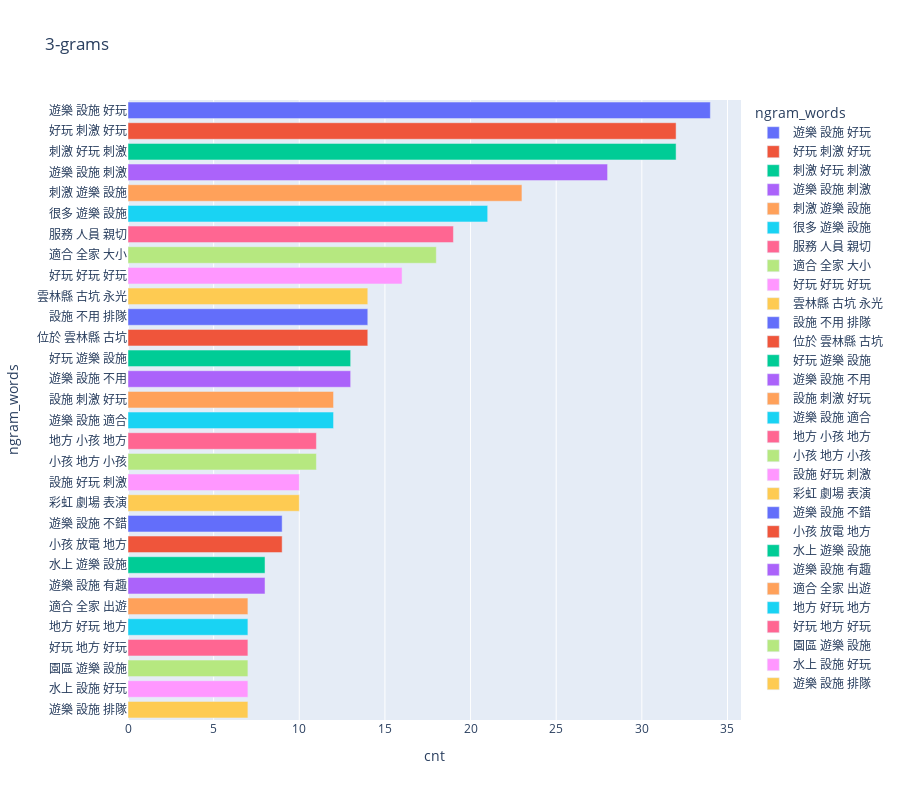

The notebook cell this image was saved under:
### Code cell
def display_ngram(data,ngram=2,num=20,height=None):
    vectorizer = CountVectorizer(ngram_range=(ngram,ngram))
    bow = vectorizer.fit_transform(data)

    total_conbines = np.array(bow.sum(axis=0)).squeeze()
    words_freq = map(lambda x:[x[0],total_conbines[x[1]]],vectorizer.vocabulary_.items())
    words_freq = pd.DataFrame(words_freq,columns=['ngram_words','cnt'])
    words_freq.sort_values(by='cnt',ascending=False,inplace=True)

    if height is None:
        height = 200 + (num * 20)
    fig = px.bar(
        words_freq[:num], x="cnt", y="ngram_words", title=f'{ngram}-grams', 
        orientation='h', height=height, color='ngram_words')
    fig.show()


display_ngram(train_df[train_df.polarity == 1].bow, ngram=3, num=30)

### Figure 1 — Plotly figure (JSON) as saved in the notebook; plotly's stock layout.template omitted (floating-point values rounded to 4 significant figures)
{"data": [{"alignmentgroup": "True", "hovertemplate": "ngram_words=%{y}<br>cnt=%{x}<extra></extra>", "legendgroup": "遊樂 設施 好玩", "marker": {"color": "#636efa", "pattern": {"shape": ""}}, "name": "遊樂 設施 好玩", "offsetgroup": "遊樂 設施 好玩", "orientation": "h", "showlegend": true, "textposition": "auto", "type": "bar", "x": [34], "xaxis": "x", "y": ["遊樂 設施 好玩"], "yaxis": "y"}, {"alignmentgroup": "True", "hovertemplate": "ngram_words=%{y}<br>cnt=%{x}<extra></extra>", "legendgroup": "好玩 刺激 好玩", "marker": {"color": "#EF553B", "pattern": {"shape": ""}}, "name": "好玩 刺激 好玩", "offsetgroup": "好玩 刺激 好玩", "orientation": "h", "showlegend": true, "textposition": "auto", "type": "bar", "x": [32], "xaxis": "x", "y": ["好玩 刺激 好玩"], "yaxis": "y"}, {"alignmentgroup": "True", "hovertemplate": "ngram_words=%{y}<br>cnt=%{x}<extra></extra>", "legendgroup": "刺激 好玩 刺激", "marker": {"color": "#00cc96", "pattern": {"shape": ""}}, "name": "刺激 好玩 刺激", "offsetgroup": "刺激 好玩 刺激", "orientation": "h", "showlegend": true, "textposition": "auto", "type": "bar", "x": [32], "xaxis": "x", "y": ["刺激 好玩 刺激"], "yaxis": "y"}, {"alignmentgroup": "True", "hovertemplate": "ngram_words=%{y}<br>cnt=%{x}<extra></extra>", "legendgroup": "遊樂 設施 刺激", "marker": {"color": "#ab63fa", "pattern": {"shape": ""}}, "name": "遊樂 設施 刺激", "offsetgroup": "遊樂 設施 刺激", "orientation": "h", "showlegend": true, "textposition": "auto", "type": "bar", "x": [28], "xaxis": "x", "y": ["遊樂 設施 刺激"], "yaxis": "y"}, {"alignmentgroup": "True", "hovertemplate": "ngram_words=%{y}<br>cnt=%{x}<extra></extra>", "legendgroup": "刺激 遊樂 設施", "marker": {"color": "#FFA15A", "pattern": {"shape": ""}}, "name": "刺激 遊樂 設施", "offsetgroup": "刺激 遊樂 設施", "orientation": "h", "showlegend": true, "textposition": "auto", "type": "bar", "x": [23], "xaxis": "x", "y": ["刺激 遊樂 設施"], "yaxis": "y"}, {"alignmentgroup": "True", "hovertemplate": "ngram_words=%{y}<br>cnt=%{x}<extra></extra>", "legendgroup": "很多 遊樂 設施", "marker": {"color": "#19d3f3", "pattern": {"shape": ""}}, "name": "很多 遊樂 設施", "offsetgroup": "很多 遊樂 設施", "orientation": "h", "showlegend": true, "textposition": "auto", "type": "bar", "x": [21], "xaxis": "x", "y": ["很多 遊樂 設施"], "yaxis": "y"}, {"alignmentgroup": "True", "hovertemplate": "ngram_words=%{y}<br>cnt=%{x}<extra></extra>", "legendgroup": "服務 人員 親切", "marker": {"color": "#FF6692", "pattern": {"shape": ""}}, "name": "服務 人員 親切", "offsetgroup": "服務 人員 親切", "orientation": "h", "showlegend": true, "textposition": "auto", "type": "bar", "x": [19], "xaxis": "x", "y": ["服務 人員 親切"], "yaxis": "y"}, {"alignmentgroup": "True", "hovertemplate": "ngram_words=%{y}<br>cnt=%{x}<extra></extra>", "legendgroup": "適合 全家 大小", "marker": {"color": "#B6E880", "pattern": {"shape": ""}}, "name": "適合 全家 大小", "offsetgroup": "適合 全家 大小", "orientation": "h", "showlegend": true, "textposition": "auto", "type": "bar", "x": [18], "xaxis": "x", "y": ["適合 全家 大小"], "yaxis": "y"}, {"alignmentgroup": "True", "hovertemplate": "ngram_words=%{y}<br>cnt=%{x}<extra></extra>", "legendgroup": "好玩 好玩 好玩", "marker": {"color": "#FF97FF", "pattern": {"shape": ""}}, "name": "好玩 好玩 好玩", "offsetgroup": "好玩 好玩 好玩", "orientation": "h", "showlegend": true, "textposition": "auto", "type": "bar", "x": [16], "xaxis": "x", "y": ["好玩 好玩 好玩"], "yaxis": "y"}, {"alignmentgroup": "True", "hovertemplate": "ngram_words=%{y}<br>cnt=%{x}<extra></extra>", "legendgroup": "雲林縣 古坑 永光", "marker": {"color": "#FECB52", "pattern": {"shape": ""}}, "name": "雲林縣 古坑 永光", "offsetgroup": "雲林縣 古坑 永光", "orientation": "h", "showlegend": true, "textposition": "auto", "type": "bar", "x": [14], "xaxis": "x", "y": ["雲林縣 古坑 永光"], "yaxis": "y"}, {"alignmentgroup": "True", "hovertemplate": "ngram_words=%{y}<br>cnt=%{x}<extra></extra>", "legendgroup": "設施 不用 排隊", "marker": {"color": "#636efa", "pattern": {"shape": ""}}, "name": "設施 不用 排隊", "offsetgroup": "設施 不用 排隊", "orientation": "h", "showlegend": true, "textposition": "auto", "type": "bar", "x": [14], "xaxis": "x", "y": ["設施 不用 排隊"], "yaxis": "y"}, {"alignmentgroup": "True", "hovertemplate": "ngram_words=%{y}<br>cnt=%{x}<extra></extra>", "legendgroup": "位於 雲林縣 古坑", "marker": {"color": "#EF553B", "pattern": {"shape": ""}}, "name": "位於 雲林縣 古坑", "offsetgroup": "位於 雲林縣 古坑", "orientation": "h", "showlegend": true, "textposition": "auto", "type": "bar", "x": [14], "xaxis": "x", "y": ["位於 雲林縣 古坑"], "yaxis": "y"}, {"alignmentgroup": "True", "hovertemplate": "ngram_words=%{y}<br>cnt=%{x}<extra></extra>", "legendgroup": "好玩 遊樂 設施", "marker": {"color": "#00cc96", "pattern": {"shape": ""}}, "name": "好玩 遊樂 設施", "offsetgroup": "好玩 遊樂 設施", "orientation": "h", "showlegend": true, "textposition": "auto", "type": "bar", "x": [13], "xaxis": "x", "y": ["好玩 遊樂 設施"], "yaxis": "y"}, {"alignmentgroup": "True", "hovertemplate": "ngram_words=%{y}<br>cnt=%{x}<extra></extra>", "legendgroup": "遊樂 設施 不用", "marker": {"color": "#ab63fa", "pattern": {"shape": ""}}, "name": "遊樂 設施 不用", "offsetgroup": "遊樂 設施 不用", "orientation": "h", "showlegend": true, "textposition": "auto", "type": "bar", "x": [13], "xaxis": "x", "y": ["遊樂 設施 不用"], "yaxis": "y"}, {"alignmentgroup": "True", "hovertemplate": "ngram_words=%{y}<br>cnt=%{x}<extra></extra>", "legendgroup": "設施 刺激 好玩", "marker": {"color": "#FFA15A", "pattern": {"shape": ""}}, "name": "設施 刺激 好玩", "offsetgroup": "設施 刺激 好玩", "orientation": "h", "showlegend": true, "textposition": "auto", "type": "bar", "x": [12], "xaxis": "x", "y": ["設施 刺激 好玩"], "yaxis": "y"}, {"alignmentgroup": "True", "hovertemplate": "ngram_words=%{y}<br>cnt=%{x}<extra></extra>", "legendgroup": "遊樂 設施 適合", "marker": {"color": "#19d3f3", "pattern": {"shape": ""}}, "name": "遊樂 設施 適合", "offsetgroup": "遊樂 設施 適合", "orientation": "h", "showlegend": true, "textposition": "auto", "type": "bar", "x": [12], "xaxis": "x", "y": ["遊樂 設施 適合"], "yaxis": "y"}, {"alignmentgroup": "True", "hovertemplate": "ngram_words=%{y}<br>cnt=%{x}<extra></extra>", "legendgroup": "地方 小孩 地方", "marker": {"color": "#FF6692", "pattern": {"shape": ""}}, "name": "地方 小孩 地方", "offsetgroup": "地方 小孩 地方", "orientation": "h", "showlegend": true, "textposition": "auto", "type": "bar", "x": [11], "xaxis": "x", "y": ["地方 小孩 地方"], "yaxis": "y"}, {"alignmentgroup": "True", "hovertemplate": "ngram_words=%{y}<br>cnt=%{x}<extra></extra>", "legendgroup": "小孩 地方 小孩", "marker": {"color": "#B6E880", "pattern": {"shape": ""}}, "name": "小孩 地方 小孩", "offsetgroup": "小孩 地方 小孩", "orientation": "h", "showlegend": true, "textposition": "auto", "type": "bar", "x": [11], "xaxis": "x", "y": ["小孩 地方 小孩"], "yaxis": "y"}, {"alignmentgroup": "True", "hovertemplate": "ngram_words=%{y}<br>cnt=%{x}<extra></extra>", "legendgroup": "設施 好玩 刺激", "marker": {"color": "#FF97FF", "pattern": {"shape": ""}}, "name": "設施 好玩 刺激", "offsetgroup": "設施 好玩 刺激", "orientation": "h", "showlegend": true, "textposition": "auto", "type": "bar", "x": [10], "xaxis": "x", "y": ["設施 好玩 刺激"], "yaxis": "y"}, {"alignmentgroup": "True", "hovertemplate": "ngram_words=%{y}<br>cnt=%{x}<extra></extra>", "legendgroup": "彩虹 劇場 表演", "marker": {"color": "#FECB52", "pattern": {"shape": ""}}, "name": "彩虹 劇場 表演", "offsetgroup": "彩虹 劇場 表演", "orientation": "h", "showlegend": true, "textposition": "auto", "type": "bar", "x": [10], "xaxis": "x", "y": ["彩虹 劇場 表演"], "yaxis": "y"}, {"alignmentgroup": "True", "hovertemplate": "ngram_words=%{y}<br>cnt=%{x}<extra></extra>", "legendgroup": "遊樂 設施 不錯", "marker": {"color": "#636efa", "pattern": {"shape": ""}}, "name": "遊樂 設施 不錯", "offsetgroup": "遊樂 設施 不錯", "orientation": "h", "showlegend": true, "textposition": "auto", "type": "bar", "x": [9], "xaxis": "x", "y": ["遊樂 設施 不錯"], "yaxis": "y"}, {"alignmentgroup": "True", "hovertemplate": "ngram_words=%{y}<br>cnt=%{x}<extra></extra>", "legendgroup": "小孩 放電 地方", "marker": {"color": "#EF553B", "pattern": {"shape": ""}}, "name": "小孩 放電 地方", "offsetgroup": "小孩 放電 地方", "orientation": "h", "showlegend": true, "textposition": "auto", "type": "bar", "x": [9], "xaxis": "x", "y": ["小孩 放電 地方"], "yaxis": "y"}, {"alignmentgroup": "True", "hovertemplate": "ngram_words=%{y}<br>cnt=%{x}<extra></extra>", "legendgroup": "水上 遊樂 設施", "marker": {"color": "#00cc96", "pattern": {"shape": ""}}, "name": "水上 遊樂 設施", "offsetgroup": "水上 遊樂 設施", "orientation": "h", "showlegend": true, "textposition": "auto", "type": "bar", "x": [8], "xaxis": "x", "y": ["水上 遊樂 設施"], "yaxis": "y"}, {"alignmentgroup": "True", "hovertemplate": "ngram_words=%{y}<br>cnt=%{x}<extra></extra>", "legendgroup": "遊樂 設施 有趣", "marker": {"color": "#ab63fa", "pattern": {"shape": ""}}, "name": "遊樂 設施 有趣", "offsetgroup": "遊樂 設施 有趣", "orientation": "h", "showlegend": true, "textposition": "auto", "type": "bar", "x": [8], "xaxis": "x", "y": ["遊樂 設施 有趣"], "yaxis": "y"}, {"alignmentgroup": "True", "hovertemplate": "ngram_words=%{y}<br>cnt=%{x}<extra></extra>", "legendgroup": "適合 全家 出遊", "marker": {"color": "#FFA15A", "pattern": {"shape": ""}}, "name": "適合 全家 出遊", "offsetgroup": "適合 全家 出遊", "orientation": "h", "showlegend": true, "textposition": "auto", "type": "bar", "x": [7], "xaxis": "x", "y": ["適合 全家 出遊"], "yaxis": "y"}, {"alignmentgroup": "True", "hovertemplate": "ngram_words=%{y}<br>cnt=%{x}<extra></extra>", "legendgroup": "地方 好玩 地方", "marker": {"color": "#19d3f3", "pattern": {"shape": ""}}, "name": "地方 好玩 地方", "offsetgroup": "地方 好玩 地方", "orientation": "h", "showlegend": true, "textposition": "auto", "type": "bar", "x": [7], "xaxis": "x", "y": ["地方 好玩 地方"], "yaxis": "y"}, {"alignmentgroup": "True", "hovertemplate": "ngram_words=%{y}<br>cnt=%{x}<extra></extra>", "legendgroup": "好玩 地方 好玩", "marker": {"color": "#FF6692", "pattern": {"shape": ""}}, "name": "好玩 地方 好玩", "offsetgroup": "好玩 地方 好玩", "orientation": "h", "showlegend": true, "textposition": "auto", "type": "bar", "x": [7], "xaxis": "x", "y": ["好玩 地方 好玩"], "yaxis": "y"}, {"alignmentgroup": "True", "hovertemplate": "ngram_words=%{y}<br>cnt=%{x}<extra></extra>", "legendgroup": "園區 遊樂 設施", "marker": {"color": "#B6E880", "pattern": {"shape": ""}}, "name": "園區 遊樂 設施", "offsetgroup": "園區 遊樂 設施", "orientation": "h", "showlegend": true, "textposition": "auto", "type": "bar", "x": [7], "xaxis": "x", "y": ["園區 遊樂 設施"], "yaxis": "y"}, {"alignmentgroup": "True", "hovertemplate": "ngram_words=%{y}<br>cnt=%{x}<extra></extra>", "legendgroup": "水上 設施 好玩", "marker": {"color": "#FF97FF", "pattern": {"shape": ""}}, "name": "水上 設施 好玩", "offsetgroup": "水上 設施 好玩", "orientation": "h", "showlegend": true, "textposition": "auto", "type": "bar", "x": [7], "xaxis": "x", "y": ["水上 設施 好玩"], "yaxis": "y"}, {"alignmentgroup": "True", "hovertemplate": "ngram_words=%{y}<br>cnt=%{x}<extra></extra>", "legendgroup": "遊樂 設施 排隊", "marker": {"color": "#FECB52", "pattern": {"shape": ""}}, "name": "遊樂 設施 排隊", "offsetgroup": "遊樂 設施 排隊", "orientation": "h", "showlegend": true, "textposition": "auto", "type": "bar", "x": [7], "xaxis": "x", "y": ["遊樂 設施 排隊"], "yaxis": "y"}], "layout": {"barmode": "relative", "height": 800, "legend": {"title": {"text": "ngram_words"}, "tracegroupgap": 0}, "title": {"text": "3-grams"}, "xaxis": {"anchor": "y", "domain": [0, 1], "title": {"text": "cnt"}}, "yaxis": {"anchor": "x", "categoryarray": ["遊樂 設施 排隊", "水上 設施 好玩", "園區 遊樂 設施", "好玩 地方 好玩", "地方 好玩 地方", "適合 全家 出遊", "遊樂 設施 有趣", "水上 遊樂 設施", "小孩 放電 地方", "遊樂 設施 不錯", "彩虹 劇場 表演", "設施 好玩 刺激", "小孩 地方 小孩", "地方 小孩 地方", "遊樂 設施 適合", "設施 刺激 好玩", "遊樂 設施 不用", "好玩 遊樂 設施", "位於 雲林縣 古坑", "設施 不用 排隊", "雲林縣 古坑 永光", "好玩 好玩 好玩", "適合 全家 大小", "服務 人員 親切", "很多 遊樂 設施", "刺激 遊樂 設施", "遊樂 設施 刺激", "刺激 好玩 刺激", "好玩 刺激 好玩", "遊樂 設施 好玩"], "categoryorder": "array", "domain": [0, 1], "title": {"text": "ngram_words"}}}}
